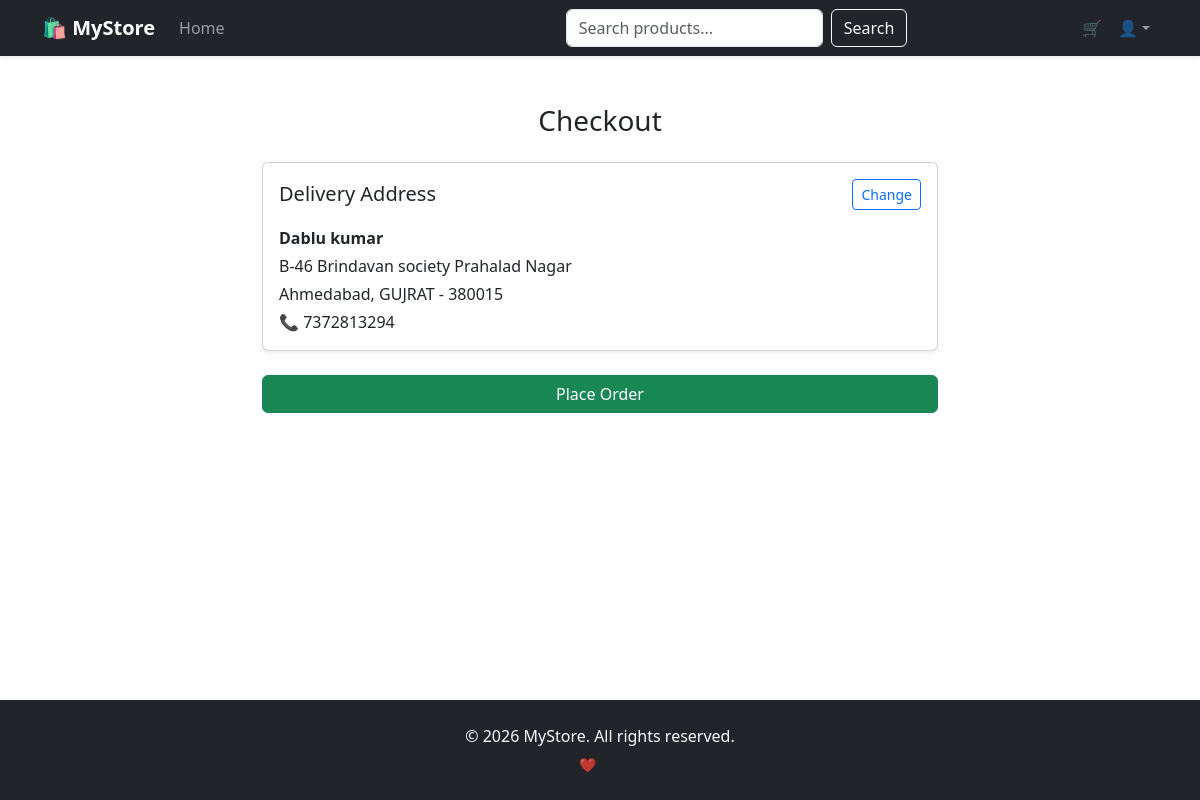
Screenshot of /orders/checkout/ (signed in) with the database file from the repository.
### accounts/models.py (models this page shows, shortened)
class Address(models.Model):
    id = models.UUIDField(primary_key=True, default=uuid.uuid4, editable=False)
    user = models.ForeignKey(User, on_delete=models.CASCADE)
    full_name = models.CharField(max_length=200)
    mobile = models.CharField(max_length=15)
    address = models.TextField()
    district = models.CharField(max_length=100)
    state = models.CharField(max_length=100)
    pincode = models.CharField(max_length=10)
    is_default = models.BooleanField(default=False)

### orders/views.py (the view, shortened to what this page needs)
# urls.py: path('checkout/', CheckoutView.as_view(), name='checkout'),
class CheckoutView(LoginRequiredMixin, View):
    login_url = 'login'
    def get(self, request):
        address = Address.objects.filter(user=request.user, is_default=True).first()
        cart = Cart.objects.filter(user=request.user).prefetch_related('items__product').first()
        items = list(cart.items.all()) if cart else []
        total = sum(item.get_total_price() for item in items)
        return render(
            request,
            'orders/checkout.html',
            {
                'address': address,
                'cart_items': items,
                'total': total,
            },
        )

### products/context_processors.py (called while the page is built)
def cart_count(request):
    total_items = 0
    if request.user.is_authenticated and hasattr(request.user, 'cart'):
        total_items = sum(item.quantity for item in request.user.cart.items.all())
    return {'cart_count': total_items}

### templates/orders/checkout.html (shortened to what this page needs)
{% extends "base/base.html" %}
{% block content %}
<div class="container mt-5" style="max-width: 700px;">
    <h3 class="mb-4 text-center">Checkout</h3>
    <div class="card shadow-sm p-3 mb-4">
        <div class="d-flex justify-content-between align-items-center mb-3">
            <h5 class="mb-0">Delivery Address</h5>
            <a href="{% url 'address' %}" class="btn btn-sm btn-outline-primary">
                Change
            </a>
        </div>
        {% if address %}
            <p class="mb-1"><strong>{{ address.full_name }}</strong></p>
            <p class="mb-1">{{ address.address }}</p>
            <p class="mb-1">
                {{ address.district }}, {{ address.state }} - {{ address.pincode }}
            </p>
            <p class="mb-0">📞 {{ address.mobile }}</p>
        {% endif %}
    </div>
    <form method="POST">
        <button class="btn btn-success w-100">
            Place Order
        </button>
    </form>
</div>
{% endblock %}

### rows the page displays
Address: full_name "Dablu kumar", address "B-46 Brindavan society Prahalad Nagar", district "Ahmedabad", state "GUJRAT", pincode "380015", mobile "7372813294"
